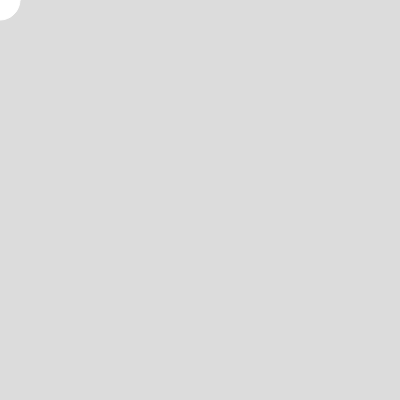
Frame 1 (no input)
Frame 60 (no input): identical to frame 1, image omitted
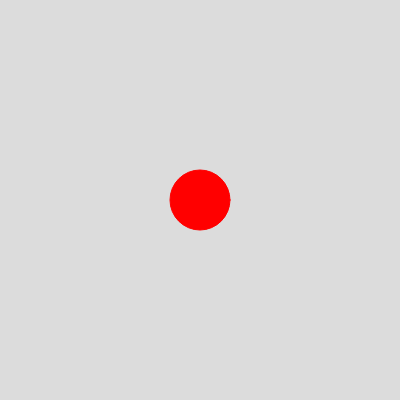
Frame 120 (the mouse pressed at the canvas centre since frame 60)

The p5.js sketch that drew these frames (run headless with seeded random() and noise() and a simulated clock; from frame 60 on, the mouse is pressed at the canvas centre):

// p5.js sketch
// ── sketch.js
function setup() {
  createCanvas(400,400);
}

function draw() {
  background(220);
  if (mouseIsPressed) {
    fill('red');
    stroke('red');
    ellipse(mouseX,mouseY,60,60);
  } else {
    fill(255);
    stroke(255);
    ellipse(mouseX,mouseY,40,40);
  }
}
